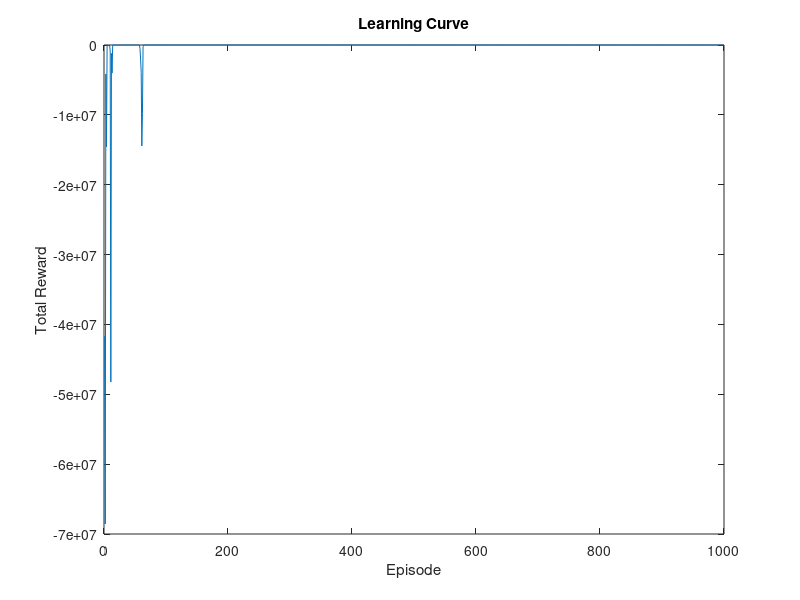
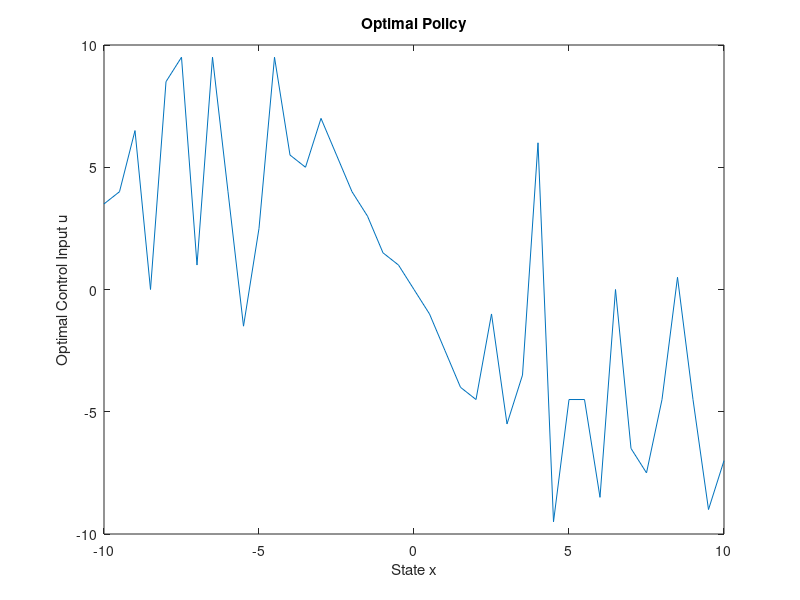
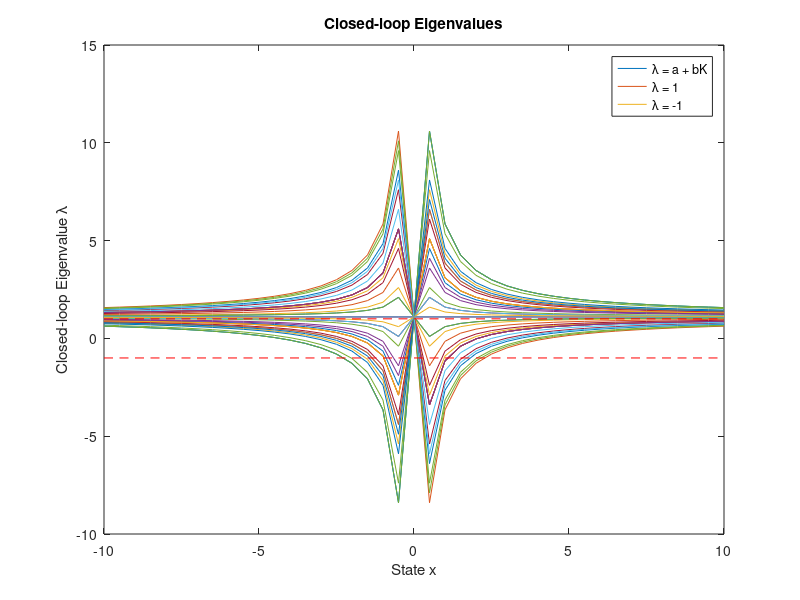
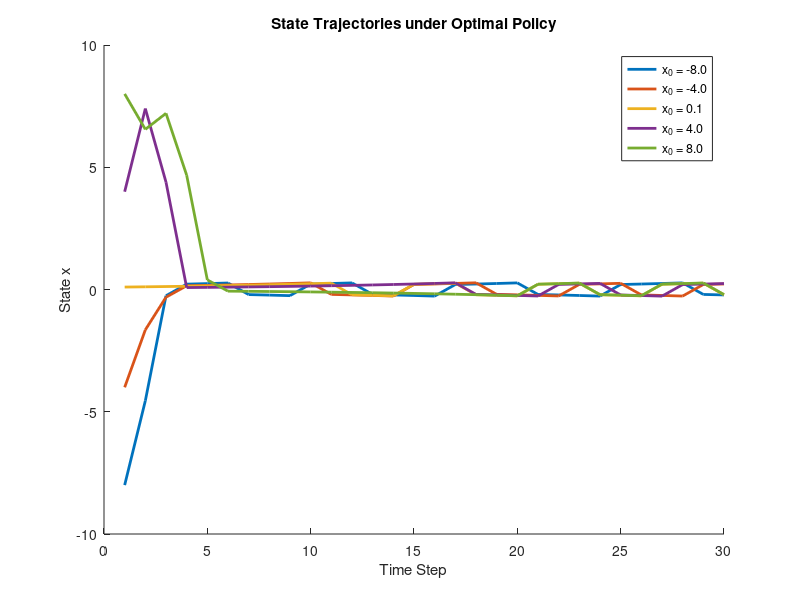

Write MATLAB code to recreate these figures, in order.
% Clear workspace and command window
clear; clc; close all;

%% System Parameters
a = 1.1;       % System parameter (unstable system since |a| > 1)
b = 0.5;       % Control input coefficient
sigma_w = 0.1; % Standard deviation of process noise

%% Discretization Parameters
x_min = -10; x_max = 10; dx = 0.5;
u_min = -10; u_max = 10; du = 0.5;

x_grid = x_min:dx:x_max;   % Discretized state space
u_grid = u_min:du:u_max;   % Discretized action space

num_states = length(x_grid);
num_actions = length(u_grid);

%% Q-learning Parameters
Q = zeros(num_states, num_actions);  % Initialize Q-table

alpha = 0.1;      % Learning rate
gamma = 0.99;     % Discount factor
epsilon = 0.1;    % Exploration rate

num_episodes = 1000;   % Number of episodes
max_steps = 50;        % Max steps per episode

%% Reward Function
% Reward is defined as negative squared state to minimize state magnitude
reward_func = @(x) -x^2;

%% Storage for plotting
episode_rewards = zeros(num_episodes,1);

%% Q-learning Algorithm
for episode = 1:num_episodes
    % Initialize state x_0 randomly within [-10, 10]
    x = (x_max - x_min) * rand() + x_min;
    
    total_reward = 0;
    
    for step = 1:max_steps
        % Discretize current state
        [~, s_idx] = min(abs(x_grid - x));
        
        % Epsilon-greedy action selection
        if rand() < epsilon
            % Explore: select a random action
            a_idx = randi(num_actions);
        else
            % Exploit: select action with highest Q-value
            [~, a_idx] = max(Q(s_idx, :));
        end
        
        % Map action index to control input
        u = u_grid(a_idx);
        
        % Apply control input to the system with process noise
        w = sigma_w * randn();  % Process noise
        x_next = a * x + b * u + w;
        
        % Receive reward
        r = reward_func(x);
        total_reward = total_reward + r;
        
        % Discretize next state
        x_next_clipped = min(max(x_next, x_min), x_max);  % Clip to state bounds
        [~, s_next_idx] = min(abs(x_grid - x_next_clipped));
        
        % Q-learning update
        best_next_Q = max(Q(s_next_idx, :));
        Q(s_idx, a_idx) = Q(s_idx, a_idx) + alpha * (r + gamma * best_next_Q - Q(s_idx, a_idx));
        
        % Update state
        x = x_next;
        
        % Check for stability (terminate if state diverges)
        if abs(x) > 1e6
            break;
        end
    end
    
    % Store total reward for this episode
    episode_rewards(episode) = total_reward;
    
    % Optionally decrease epsilon over time (epsilon decay)
    % epsilon = max(epsilon * 0.995, 0.01);
end

%% Policy Extraction
% After learning, extract the optimal policy from Q-table
[~, optimal_action_indices] = max(Q, [], 2);
optimal_policy = u_grid(optimal_action_indices);

%% Plotting Results

% Plot the learning curve (total reward per episode)
figure;
plot(1:num_episodes, episode_rewards);
xlabel('Episode');
ylabel('Total Reward');
title('Learning Curve');

% Plot the optimal policy
figure;
plot(x_grid, optimal_policy);
xlabel('State x');
ylabel('Optimal Control Input u');
title('Optimal Policy');

%% Stability Analysis
% Check if the closed-loop system is stable under the optimal policy
% The closed-loop system is x_{k+1} = (a + b*K)x_k
% We need |a + b*K| < 1 for stability

% Compute the effective gain K for each state
K_effective = optimal_policy ./ x_grid';

% Since x can be zero, handle division by zero
K_effective(isnan(K_effective) | isinf(K_effective)) = 0;

% Compute the closed-loop eigenvalues
closed_loop_eigenvalues = a + b * K_effective;

% Plot the closed-loop eigenvalues
figure;
plot(x_grid, closed_loop_eigenvalues);
hold on;
plot(x_grid, ones(size(x_grid)), '--r');
plot(x_grid, -ones(size(x_grid)), '--r');
xlabel('State x');
ylabel('Closed-loop Eigenvalue \lambda');
title('Closed-loop Eigenvalues');
legend('\lambda = a + bK', '\lambda = 1', '\lambda = -1');

% Display stability regions
stable_indices = abs(closed_loop_eigenvalues) < 1;
fprintf('Percentage of states with stable closed-loop dynamics: %.2f%%\n', ...
    100 * sum(stable_indices) / num_states);

%% Simulate the System with Optimal Policy
% Starting from different initial conditions

initial_conditions = [-8, -4, 0.1, 4, 8];
num_initial_conditions = length(initial_conditions);
simulation_steps = 30;

figure;
hold on;

for idx = 1:num_initial_conditions
    x = initial_conditions(idx);
    x_trajectory = zeros(simulation_steps,1);
    
    for k = 1:simulation_steps
        x_trajectory(k) = x;
        
        % Discretize current state
        [~, s_idx] = min(abs(x_grid - x));
        
        % Get control input from optimal policy
        u = optimal_policy(s_idx);
        
        % Apply control input to the system without noise
        x = a * x + b * u;
    end
    
    plot(1:simulation_steps, x_trajectory, 'LineWidth', 2);
end

xlabel('Time Step');
ylabel('State x');
title('State Trajectories under Optimal Policy');
legend(arrayfun(@(x0) sprintf('x_0 = %.1f', x0), initial_conditions, 'UniformOutput', false));

hold off;
